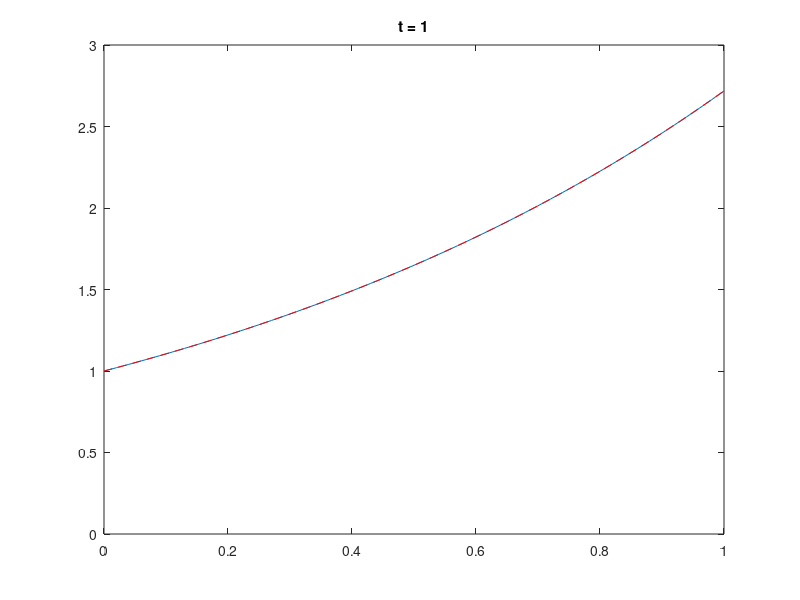

Write MATLAB code to recreate this figure.
%% Function in ODE
% dx[theta(x) * dx u] + rho(x)*u = g(x)
theta = @(x) -ones(size(x));
dtheta = @(x) zeros(size(x));
rho = @(x) ones(size(x));
% If u(x) == exp(x), then g(x) is
u_true = @(x) exp(x);
g = @(x) zeros(size(x));

%% Parameters
a = 0;
b = 1;
L = b - a;
ua = u_true(a);
ub = u_true(b);

T = 1;
tau = .00001;
Nt = ceil(T/tau) + 1;

Nx = 101;
h = (b - a)/(Nx-1);
x = linspace(a, b, Nx);

nu = tau/h^2;
%% Transition matrices
U_now = (1 - tau - 2*nu) * eye(Nx) + ...
    diag(+nu * ones(Nx-1, 1), 1) + ...
    diag(+nu * ones(Nx-1, 1), -1);
U_now(1, :) = 0; U_now(end, :) = 0;
U_next = eye(Nx);

%% Integration
u_0 = (ub - ua)/(b-a) * x + ua;
u_0 = zeros(Nx, 1);
U = zeros(Nt, Nx);
U(1, :) = u_0;

for k = 2 : Nt
    right_part = U_now * U(k-1, :).';
    right_part(1) = ua;
    right_part(end) = ub;
    U(k, :) = U_next \ right_part;
end

% x_grid = linspace(a, b, 1001);
% figure(1)
% plot(x, u);
% hold on;
% plot(x_grid, exp(x_grid/2), '--r');
% hold off;

%% Visualisation
figure(2)

for k = [1 : floor(Nt/200) : Nt, Nt]
    plot(x, U(k, :));
    hold on;
    plot(x, u_true(x), '--r');
    hold off;
    axis([0 L 0 3]);
    title(['t = ', num2str((k-1)*tau)]);
    drawnow;
end
